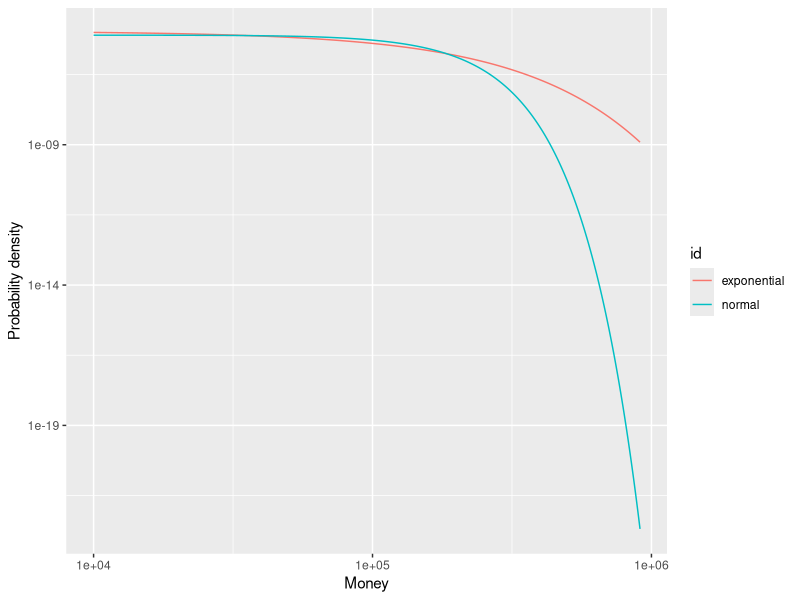

Here is the R script that generated this plot:
# Illustrate the normal/exponential distribution behaviors.

library(rmutil)
library(ggplot2)

x = seq(0, 900000, by=1000)
normal = 2 * dnorm(x, 0, 100000)
exponential = dexp(x, 1/100000)

# Since we need to
xx = x + 10000

norDF = data.frame(xx, y=normal)
expDF = data.frame(xx, y=exponential)

norDF$id = "normal"
expDF$id = "exponential"

data = rbind(norDF, expDF)

plot = ggplot(data, aes(x=xx, y=y, color=id)) +
    xlab("Money") +
    ylab("Probability density") +
    scale_x_log10() +
    scale_y_log10() +
    geom_line()

ggsave("plt_distributions.png", plot)
